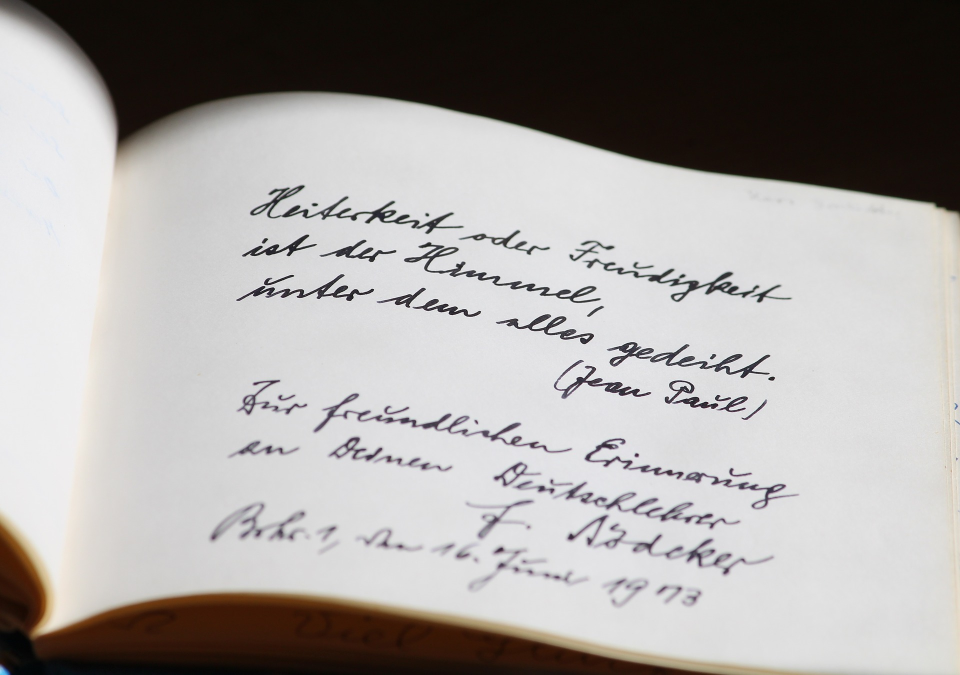
#> input picture ImageProcessing/text.jpg, 1920 x 1350 px (shown at 1/2 size)
$ python perspective_transformation_commented.py
#> lines starting #> are read from the running program, lines starting #| are printed output that depends on the picture; after the words box and inside, x2 and y2 are one past the last pixel; in counts of white or black regions, pixels touching at a corner belong together
import cv2
import numpy as np

# load img
img = cv2.imread('text.jpg')
#> img is the input picture: shape (1350, 1920, 3); mean B, G, R 160.9, 162.7, 166.1

# set points (before -> afterwards) see below (pointsN, pointsT)
pointsN = np.float32([[464, 342], [1620, 556], [379, 1117], [1608, 1275]])
pointsT = np.float32([[0, 0], [900, 0], [0, 600], [900, 600]])

# get matrix (solved)
matrix = cv2.getPerspectiveTransform(pointsN, pointsT)
# apply transformation on new 'transformedImg'
transformedImg = cv2.warpPerspective(img, matrix, (900, 600))
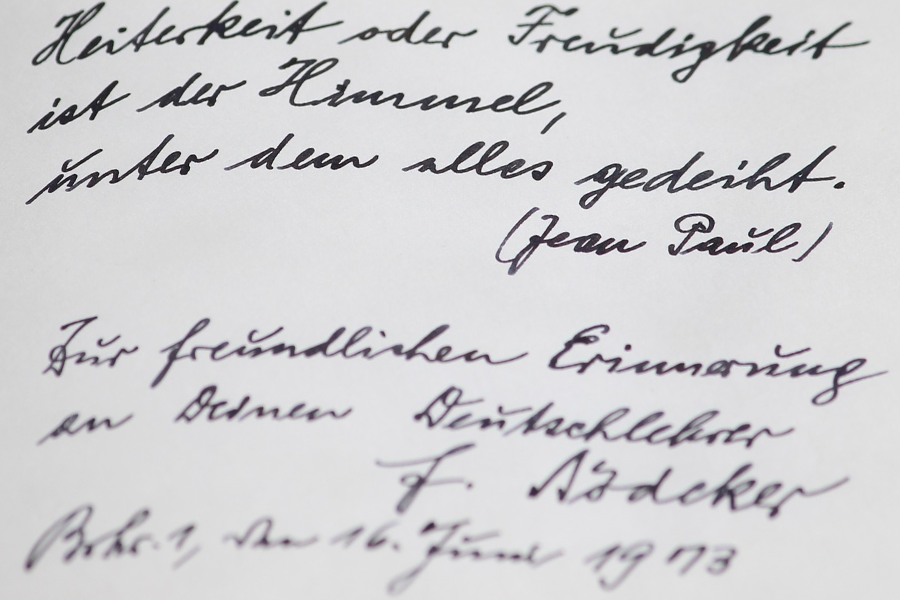
#> transformedImg: shape (600, 900, 3); mean B, G, R 210.1, 207.9, 208.4


# This is only for a better understanding and absolutly not necessary:
#
# pointsN:
# With those points (pointsN) you define the area (on the original picture) which shall be "cut" and transformed.
# Note that the points are in the following order:                  # p' (x, y)         location        colored
#
cv2.circle(img, (464, 342), 10, (255, 255, 255), -1)                # p1 (464, 342)     TopLeft         white
#> img: shape (1350, 1920, 3); 0.01% of pixels changed, all inside (x1, y1, x2, y2) = (454, 332, 475, 353)
cv2.circle(img, (1620, 556), 10, (0, 255, 255), -1)                 # p2 (1620, 556)    TopRight        yellow
#> img: shape (1350, 1920, 3); mean B, G, R 160.8, 162.7, 166.1
cv2.circle(img, (379, 1117), 10, (0, 165, 255), -1)                 # p3 (379, 1117)    BottomLeft      orange
#> img: shape (1350, 1920, 3); mean B, G, R 160.8, 162.7, 166.1
cv2.circle(img, (1608, 1275), 10, (0, 0, 255), -1)                  # p4 (1608, 1275)   BottomRight     red
#> img: shape (1350, 1920, 3); mean B, G, R 160.8, 162.7, 166.1
#
# pointsT:
# Here you define now where those pointsN now shall appear (transformed).
# In the same order as on above (TopLeft, TopRight, BottomLeft, BottomRight)
# Make sure the points (x|y) are in the range of the new-generated img: => [cv2.warpPerspective(.., (*900, 600*))] -> line 13
cv2.circle(transformedImg, (0, 0), 10, (255, 255, 255), -1)         # p1 (0, 0)         TopLeft         white
#> transformedImg: shape (600, 900, 3); 0.02% of pixels changed, all inside (x1, y1, x2, y2) = (0, 0, 11, 11)
cv2.circle(transformedImg, (900, 0), 10, (0, 255, 255), -1)         # p2 (900, 0)       TopRight        yellow
#> transformedImg: shape (600, 900, 3); mean B, G, R 210, 207.9, 208.4
cv2.circle(transformedImg, (0, 600), 10, (0, 165, 255), -1)         # p3 (0, 600)       BottomLeft      orange
#> transformedImg: shape (600, 900, 3); mean B, G, R 210, 207.9, 208.4
cv2.circle(transformedImg, (900, 600), 10, (0, 0, 255), -1)         # p4 (900, 600)     BottomRight     red
#> transformedImg: shape (600, 900, 3); mean B, G, R 210, 207.9, 208.4
#
#

# show and destroy
cv2.imshow('transformed-Img', transformedImg)
cv2.imshow('original', img)
cv2.waitKey(0)
cv2.destroyAllWindows()
